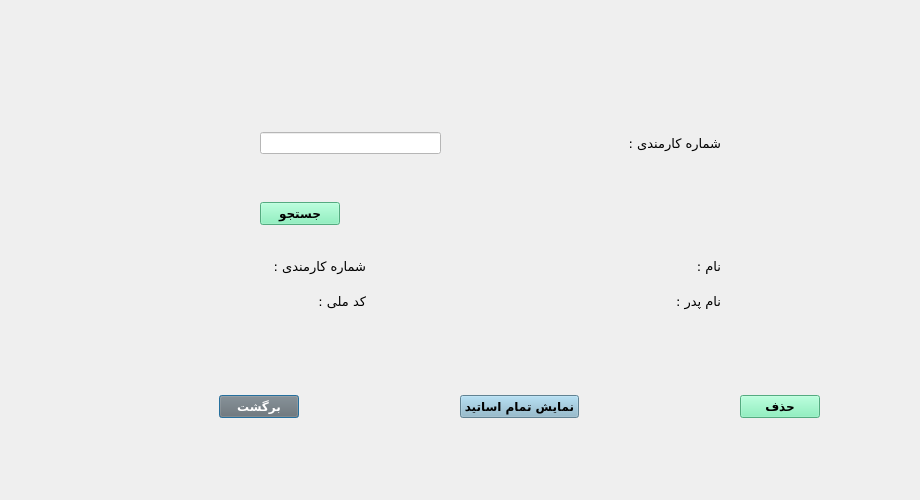
<?xml version="1.0" encoding="UTF-8"?>
<ui version="4.0">
 <class>removeteacherdialog</class>
 <widget class="QDialog" name="removeteacherdialog">
  <property name="geometry">
   <rect>
    <x>0</x>
    <y>0</y>
    <width>920</width>
    <height>500</height>
   </rect>
  </property>
  <property name="windowTitle">
   <string>Dialog</string>
  </property>
  <widget class="QWidget" name="layoutWidget">
   <property name="geometry">
    <rect>
     <x>219</x>
     <y>389</y>
     <width>601</width>
     <height>35</height>
    </rect>
   </property>
   <layout class="QHBoxLayout" name="horizontalLayout">
    <item>
     <widget class="QPushButton" name="pushButton_back">
      <property name="font">
       <font>
        <family>B Nazanin</family>
        <pointsize>9</pointsize>
        <weight>75</weight>
        <bold>true</bold>
       </font>
      </property>
      <property name="styleSheet">
       <string notr="true">background-color: rgb(111, 111, 111);
color:white;</string>
      </property>
      <property name="text">
       <string>برگشت</string>
      </property>
     </widget>
    </item>
    <item>
     <spacer name="horizontalSpacer_2">
      <property name="orientation">
       <enum>Qt::Horizontal</enum>
      </property>
      <property name="sizeHint" stdset="0">
       <size>
        <width>40</width>
        <height>20</height>
       </size>
      </property>
     </spacer>
    </item>
    <item>
     <widget class="QPushButton" name="pushButton_showAllStu">
      <property name="font">
       <font>
        <family>B Nazanin</family>
        <pointsize>9</pointsize>
        <weight>75</weight>
        <bold>true</bold>
       </font>
      </property>
      <property name="styleSheet">
       <string notr="true">background-color: rgb(136, 182, 204)</string>
      </property>
      <property name="text">
       <string>نمایش تمام اساتید</string>
      </property>
     </widget>
    </item>
    <item>
     <spacer name="horizontalSpacer_3">
      <property name="orientation">
       <enum>Qt::Horizontal</enum>
      </property>
      <property name="sizeHint" stdset="0">
       <size>
        <width>40</width>
        <height>20</height>
       </size>
      </property>
     </spacer>
    </item>
    <item>
     <widget class="QPushButton" name="pushButton_remove">
      <property name="font">
       <font>
        <family>B Nazanin</family>
        <pointsize>9</pointsize>
        <weight>75</weight>
        <bold>true</bold>
       </font>
      </property>
      <property name="styleSheet">
       <string notr="true">background-color: rgb(118, 240, 179);</string>
      </property>
      <property name="text">
       <string>حذف</string>
      </property>
     </widget>
    </item>
   </layout>
  </widget>
  <widget class="QWidget" name="layoutWidget_2">
   <property name="geometry">
    <rect>
     <x>260</x>
     <y>110</y>
     <width>461</width>
     <height>206</height>
    </rect>
   </property>
   <layout class="QVBoxLayout" name="verticalLayout_6">
    <item>
     <layout class="QHBoxLayout" name="horizontalLayout_2">
      <item>
       <widget class="QLineEdit" name="lineEdit_stuCode">
        <property name="font">
         <font>
          <pointsize>9</pointsize>
         </font>
        </property>
        <property name="styleSheet">
         <string notr="true">background-color: white;</string>
        </property>
       </widget>
      </item>
      <item>
       <spacer name="horizontalSpacer">
        <property name="orientation">
         <enum>Qt::Horizontal</enum>
        </property>
        <property name="sizeHint" stdset="0">
         <size>
          <width>40</width>
          <height>20</height>
         </size>
        </property>
       </spacer>
      </item>
      <item>
       <widget class="QLabel" name="label">
        <property name="font">
         <font>
          <family>B Titr</family>
          <pointsize>10</pointsize>
          <weight>50</weight>
          <bold>false</bold>
         </font>
        </property>
        <property name="text">
         <string>شماره کارمندی :</string>
        </property>
       </widget>
      </item>
     </layout>
    </item>
    <item>
     <spacer name="horizontalSpacer_8">
      <property name="orientation">
       <enum>Qt::Horizontal</enum>
      </property>
      <property name="sizeHint" stdset="0">
       <size>
        <width>40</width>
        <height>20</height>
       </size>
      </property>
     </spacer>
    </item>
    <item>
     <layout class="QHBoxLayout" name="horizontalLayout_4">
      <item>
       <widget class="QPushButton" name="pushButton_search">
        <property name="font">
         <font>
          <family>B Nazanin</family>
          <pointsize>9</pointsize>
          <weight>75</weight>
          <bold>true</bold>
         </font>
        </property>
        <property name="styleSheet">
         <string notr="true">background-color: rgb(118, 240, 179)</string>
        </property>
        <property name="text">
         <string>جستجو</string>
        </property>
       </widget>
      </item>
      <item>
       <spacer name="horizontalSpacer_7">
        <property name="orientation">
         <enum>Qt::Horizontal</enum>
        </property>
        <property name="sizeHint" stdset="0">
         <size>
          <width>40</width>
          <height>20</height>
         </size>
        </property>
       </spacer>
      </item>
     </layout>
    </item>
    <item>
     <spacer name="horizontalSpacer_6">
      <property name="orientation">
       <enum>Qt::Horizontal</enum>
      </property>
      <property name="sizeHint" stdset="0">
       <size>
        <width>308</width>
        <height>20</height>
       </size>
      </property>
     </spacer>
    </item>
    <item>
     <layout class="QHBoxLayout" name="horizontalLayout_3">
      <item>
       <layout class="QVBoxLayout" name="verticalLayout_5">
        <item>
         <widget class="QLabel" name="label_stuCode">
          <property name="font">
           <font>
            <pointsize>9</pointsize>
           </font>
          </property>
          <property name="text">
           <string/>
          </property>
         </widget>
        </item>
        <item>
         <widget class="QLabel" name="label_nationalCode">
          <property name="font">
           <font>
            <pointsize>9</pointsize>
           </font>
          </property>
          <property name="text">
           <string/>
          </property>
         </widget>
        </item>
       </layout>
      </item>
      <item>
       <layout class="QVBoxLayout" name="verticalLayout">
        <item>
         <widget class="QLabel" name="label_8">
          <property name="font">
           <font>
            <family>B Koodak</family>
            <pointsize>10</pointsize>
            <weight>50</weight>
            <bold>false</bold>
           </font>
          </property>
          <property name="text">
           <string>شماره کارمندی :</string>
          </property>
         </widget>
        </item>
        <item>
         <widget class="QLabel" name="label_6">
          <property name="font">
           <font>
            <family>B Koodak</family>
            <pointsize>10</pointsize>
            <weight>50</weight>
            <bold>false</bold>
           </font>
          </property>
          <property name="text">
           <string>کد ملی :</string>
          </property>
         </widget>
        </item>
       </layout>
      </item>
      <item>
       <layout class="QVBoxLayout" name="verticalLayout_2">
        <item>
         <spacer name="horizontalSpacer_4">
          <property name="orientation">
           <enum>Qt::Horizontal</enum>
          </property>
          <property name="sizeHint" stdset="0">
           <size>
            <width>40</width>
            <height>20</height>
           </size>
          </property>
         </spacer>
        </item>
        <item>
         <spacer name="horizontalSpacer_5">
          <property name="orientation">
           <enum>Qt::Horizontal</enum>
          </property>
          <property name="sizeHint" stdset="0">
           <size>
            <width>40</width>
            <height>20</height>
           </size>
          </property>
         </spacer>
        </item>
       </layout>
      </item>
      <item>
       <layout class="QVBoxLayout" name="verticalLayout_3">
        <item>
         <widget class="QLabel" name="label_name">
          <property name="font">
           <font>
            <pointsize>9</pointsize>
           </font>
          </property>
          <property name="text">
           <string/>
          </property>
         </widget>
        </item>
        <item>
         <widget class="QLabel" name="label_fathersName">
          <property name="font">
           <font>
            <pointsize>9</pointsize>
           </font>
          </property>
          <property name="text">
           <string/>
          </property>
         </widget>
        </item>
       </layout>
      </item>
      <item>
       <layout class="QVBoxLayout" name="verticalLayout_4">
        <item>
         <widget class="QLabel" name="label_2">
          <property name="font">
           <font>
            <family>B Koodak</family>
            <pointsize>10</pointsize>
            <weight>50</weight>
            <bold>false</bold>
           </font>
          </property>
          <property name="text">
           <string>نام :</string>
          </property>
         </widget>
        </item>
        <item>
         <widget class="QLabel" name="label_4">
          <property name="font">
           <font>
            <family>B Koodak</family>
            <pointsize>10</pointsize>
            <weight>50</weight>
            <bold>false</bold>
           </font>
          </property>
          <property name="text">
           <string>نام پدر :</string>
          </property>
         </widget>
        </item>
       </layout>
      </item>
     </layout>
    </item>
   </layout>
  </widget>
 </widget>
 <resources/>
 <connections/>
</ui>
